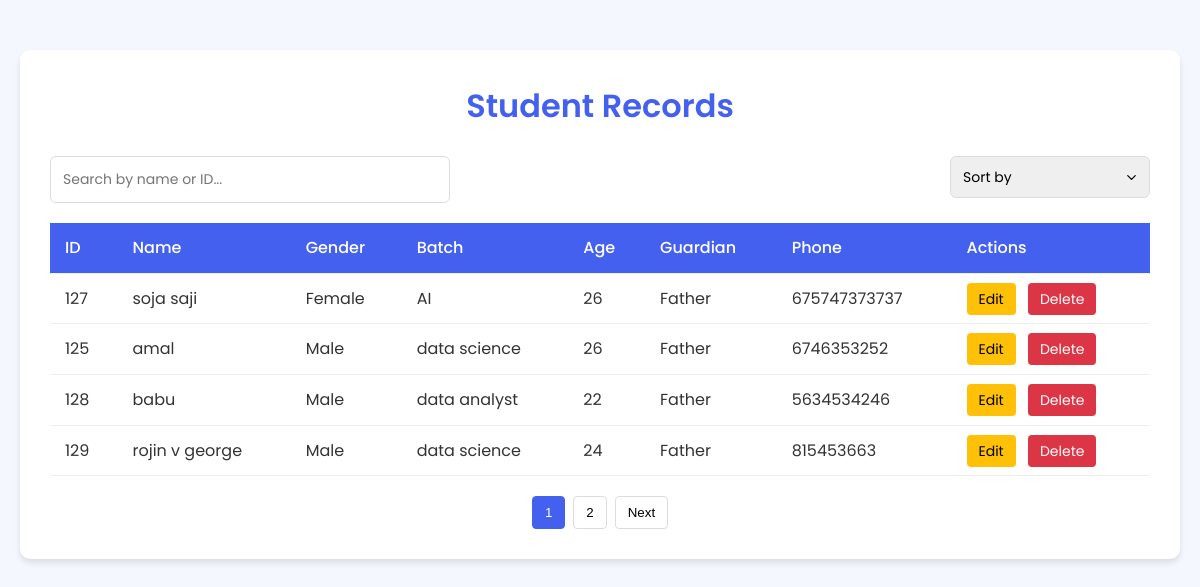
The page /student_details/ on the database its author committed.
### student_app/models.py (models this page shows, shortened)
class Student(models.Model):
    GENDER_CHOICES = [
        ('male', 'Male'),
        ('female', 'Female'),
        ('other', 'Other'),
    ]
    GUARDIAN_CHOICES = [
        ('father', 'Father'),
        ('mother', 'Mother'),
        ('other', 'Other'),
    ]
    student_id = models.CharField(max_length=20, unique=True)
    name = models.CharField(max_length=100)
    gender = models.CharField(max_length=6, choices=GENDER_CHOICES)
    batch = models.CharField(max_length=20)
    age = models.PositiveIntegerField()
    address = models.TextField()
    guardian = models.CharField(max_length=6, choices=GUARDIAN_CHOICES)
    phone = models.CharField(max_length=15)

### student_app/views.py (the view)
def student_details(request):
    query = request.GET.get('q', '')  # get search text, empty string if none
    sort_by = request.GET.get('sort', '')  # Add this to get sorting field
    page_number = request.GET.get('page', 1)
    if query:
        students = Student.objects.filter(
            Q(name__icontains=query) | Q(student_id__icontains=query)
        )
    else:
        students = Student.objects.all()
    no_results = not students.exists() and query != ''  # True if no students found and query not empty
    if sort_by in ['name', 'batch', 'age']:
        students = students.order_by(sort_by)
    paginator = Paginator(students, 4)
    page_obj = paginator.get_page(page_number)
    return render(request, 'student-details.html', {
        'students': students,
        'query': query,
       'no_results': no_results,
        'page_obj': page_obj,
         'sort': sort_by,
    })

### student_app/templates/student-details.html (shortened to what this page needs)
<!DOCTYPE html>
<html lang="en">
<head>
    {% load static %}
    <link rel="stylesheet" href="{% static 'css/student-details.css' %}">
</head>
<body>
    <div class="container">
        <h1>Student Records</h1>
        <div class="search-sort-container">
            <div class="search-box">
                <form method="get" action="{% url 'student_details' %}">
               <input type="text" name="q" placeholder="Search by name or ID..." value="{{ query }}">
            </div>
            <div class="sort-dropdown">
                <select name="sort" onchange="this.form.submit()">
                    <option value="">Sort by</option>
        </select>
            </div>
        </div>
        <table class="student-table">
            <thead>
                <tr>
                    <th>ID</th>
                    <th>Name</th>
                    <th>Gender</th>
                    <th>Batch</th>
                    <th>Age</th>
                    <th>Guardian</th>
                    <th>Phone</th>
                    <th>Actions</th>
                </tr>
            </thead>
            <tbody>
                {% for student in page_obj %}
                <tr>
                    <td>{{ student.student_id }}</td>
                    <td>{{ student.name }}</td>
                    <td>{{ student.gender|capfirst }}</td>
                    <td>{{ student.batch }}</td>
                    <td>{{ student.age }}</td>
                    <td>{{ student.guardian|capfirst }}</td>
                    <td>{{ student.phone }}</td>
                    <td>
                        <a href="{% url 'edit_student' student.id %}" class="action-btn edit-btn">Edit</a>
                        <a href="{% url 'delete_student' student.id %}"
                        onclick="return confirm('Are you sure you want to delete this student?');"
                        class="action-btn delete-btn">Delete</a>
                    </td>
                </tr>
                {% empty %}
                <tr>
                    <td colspan="8" style="text-align:center;">No student records found.</td>
                </tr>
                {% endfor %}
            </tbody>
        </table>
        <div class="pagination">
    <button class="pagination-btn {% if page_obj.number == 1 %}active{% endif %}"
            onclick="window.location='?q={{ query }}&sort={{ sort }}&page=1';">
        1
    </button>
    {% if page_obj.paginator.num_pages >= 2 %}
        <button class="pagination-btn {% if page_obj.number == 2 %}active{% endif %}"
                onclick="window.location='?q={{ query }}&sort={{ sort }}&page=2';">
            2
        </button>
    {% endif %}
    {% if page_obj.has_next %}
        <button class="pagination-btn"
            onclick="window.location='?q={{ query }}&sort={{ sort }}&page={{ page_obj.next_page_number }}';">
            Next
        </button>
    {% endif %}
</div>
</body>
</html>

### student_app/static/css/student-details.css (style rules this page uses)
:root { --primary-color: #4361ee; --secondary-color: #3f37c9; --light-gray: #f8f9fa; --dark-gray: #6c757d; --white: #ffffff; --box-shadow: 0 4px 6px rgba(0, 0, 0, 0.1); --transition: all 0.3s ease; }
* { margin: 0; padding: 0; box-sizing: border-box; }
body { font-family: 'Poppins', sans-serif; background-color: #f5f7ff; color: #333; line-height: 1.6; padding: 20px; }
.container { max-width: 1200px; margin: 30px auto; padding: 30px; background: var(--white); border-radius: 10px; box-shadow: var(--box-shadow); transition: var(--transition); }
h1 { text-align: center; color: var(--primary-color); margin-bottom: 25px; font-weight: 600; }
.search-sort-container { display: flex; justify-content: space-between; margin-bottom: 20px; gap: 15px; }
.search-box { flex: 1; max-width: 400px; }
.sort-dropdown { width: 200px; }
input[type="text"], select { width: 100%; padding: 12px; border: 1px solid #ddd; border-radius: 6px; font-family: 'Poppins', sans-serif; font-size: 14px; transition: var(--transition); }
select { appearance: none; background-repeat: no-repeat; background-position: right 10px center; background-size: 15px; }
.student-table { width: 100%; border-collapse: collapse; margin-top: 20px; }
.student-table th, .student-table td { padding: 12px 15px; text-align: left; border-bottom: 1px solid #eee; }
.student-table th { background-color: var(--primary-color); color: var(--white); font-weight: 500; position: sticky; top: 0; }
.action-btn { padding: 6px 12px; border: none; border-radius: 4px; cursor: pointer; font-size: 14px; transition: var(--transition); }
.edit-btn { background-color: #ffc107; color: #000; }
.delete-btn { background-color: #dc3545; color: var(--white); margin-left: 8px; }
.edit-btn, .delete-btn { text-decoration: none; }
.pagination { display: flex; justify-content: center; margin-top: 20px; gap: 8px; }
.pagination-btn { padding: 8px 12px; border: 1px solid #ddd; border-radius: 4px; background: var(--white); cursor: pointer; transition: var(--transition); }
.pagination-btn.active { background: var(--primary-color); color: var(--white); border-color: var(--primary-color); }

### rows shown on the page
Student: student_id "127", name "soja saji", gender "Female", batch "AI", age "26", guardian "Father", phone "675747373737"
Student: student_id "125", name "amal", gender "Male", batch "data science", age "26", guardian "Father", phone "6746353252"
Student: student_id "128", name "babu", gender "Male", batch "data analyst", age "22", guardian "Father", phone "5634534246"
Student: student_id "129", name "rojin v george", gender "Male", batch "data science", age "24", guardian "Father", phone "815453663"
